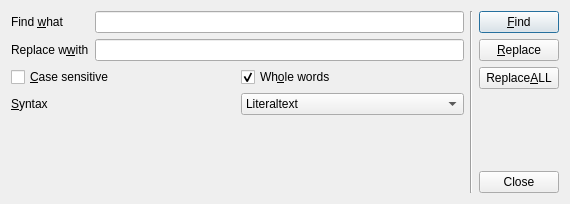
<?xml version="1.0" encoding="UTF-8"?>
<ui version="4.0">
 <class>FindAndReplaceDlg</class>
 <widget class="QDialog" name="FindAndReplaceDlg">
  <property name="geometry">
   <rect>
    <x>0</x>
    <y>0</y>
    <width>570</width>
    <height>204</height>
   </rect>
  </property>
  <property name="windowTitle">
   <string>Find and Replace</string>
  </property>
  <layout class="QHBoxLayout" name="horizontalLayout_3">
   <item>
    <layout class="QVBoxLayout" name="verticalLayout_3">
     <item>
      <layout class="QVBoxLayout" name="verticalLayout">
       <item>
        <layout class="QGridLayout" name="gridLayout">
         <item row="0" column="0">
          <widget class="QLabel" name="label">
           <property name="text">
            <string>Find &amp;what</string>
           </property>
           <property name="buddy">
            <cstring>findLineEdit</cstring>
           </property>
          </widget>
         </item>
         <item row="0" column="1">
          <widget class="QLineEdit" name="findLineEdit"/>
         </item>
         <item row="1" column="0">
          <widget class="QLabel" name="label_2">
           <property name="text">
            <string>Replace w&amp;with</string>
           </property>
           <property name="buddy">
            <cstring>replaceLineEdit</cstring>
           </property>
          </widget>
         </item>
         <item row="1" column="1">
          <widget class="QLineEdit" name="replaceLineEdit"/>
         </item>
        </layout>
       </item>
       <item>
        <layout class="QHBoxLayout" name="horizontalLayout">
         <item>
          <widget class="QCheckBox" name="caseCheckBox">
           <property name="text">
            <string>&amp;Case sensitive</string>
           </property>
          </widget>
         </item>
         <item>
          <widget class="QCheckBox" name="wholeCheckBoox">
           <property name="text">
            <string>Wh&amp;ole words</string>
           </property>
           <property name="checked">
            <bool>true</bool>
           </property>
          </widget>
         </item>
        </layout>
       </item>
       <item>
        <layout class="QHBoxLayout" name="horizontalLayout_2">
         <item>
          <widget class="QLabel" name="label_3">
           <property name="text">
            <string>&amp;Syntax</string>
           </property>
           <property name="buddy">
            <cstring>syntaxComboBox</cstring>
           </property>
          </widget>
         </item>
         <item>
          <widget class="QComboBox" name="syntaxComboBox">
           <item>
            <property name="text">
             <string>Literaltext</string>
            </property>
           </item>
           <item>
            <property name="text">
             <string>Regular expression</string>
            </property>
           </item>
          </widget>
         </item>
        </layout>
       </item>
      </layout>
     </item>
     <item>
      <spacer name="verticalSpacer">
       <property name="orientation">
        <enum>Qt::Vertical</enum>
       </property>
       <property name="sizeHint" stdset="0">
        <size>
         <width>20</width>
         <height>40</height>
        </size>
       </property>
      </spacer>
     </item>
    </layout>
   </item>
   <item>
    <widget class="Line" name="line">
     <property name="orientation">
      <enum>Qt::Vertical</enum>
     </property>
    </widget>
   </item>
   <item>
    <layout class="QVBoxLayout" name="verticalLayout_2">
     <item>
      <widget class="QPushButton" name="findButton">
       <property name="text">
        <string>&amp;Find</string>
       </property>
      </widget>
     </item>
     <item>
      <widget class="QPushButton" name="replaceButton">
       <property name="text">
        <string>&amp;Replace</string>
       </property>
      </widget>
     </item>
     <item>
      <widget class="QPushButton" name="replaceAllButton">
       <property name="text">
        <string>Replace&amp;ALL</string>
       </property>
      </widget>
     </item>
     <item>
      <spacer name="verticalSpacer_2">
       <property name="orientation">
        <enum>Qt::Vertical</enum>
       </property>
       <property name="sizeHint" stdset="0">
        <size>
         <width>20</width>
         <height>40</height>
        </size>
       </property>
      </spacer>
     </item>
     <item>
      <widget class="QPushButton" name="closeButton">
       <property name="text">
        <string>Close</string>
       </property>
      </widget>
     </item>
    </layout>
   </item>
  </layout>
 </widget>
 <tabstops>
  <tabstop>findLineEdit</tabstop>
  <tabstop>replaceLineEdit</tabstop>
  <tabstop>caseCheckBox</tabstop>
  <tabstop>wholeCheckBoox</tabstop>
  <tabstop>syntaxComboBox</tabstop>
  <tabstop>findButton</tabstop>
  <tabstop>replaceButton</tabstop>
  <tabstop>replaceAllButton</tabstop>
  <tabstop>closeButton</tabstop>
 </tabstops>
 <resources/>
 <connections>
  <connection>
   <sender>closeButton</sender>
   <signal>clicked()</signal>
   <receiver>closeButton</receiver>
   <slot>close()</slot>
   <hints>
    <hint type="sourcelabel">
     <x>496</x>
     <y>173</y>
    </hint>
    <hint type="destinationlabel">
     <x>491</x>
     <y>180</y>
    </hint>
   </hints>
  </connection>
 </connections>
</ui>
